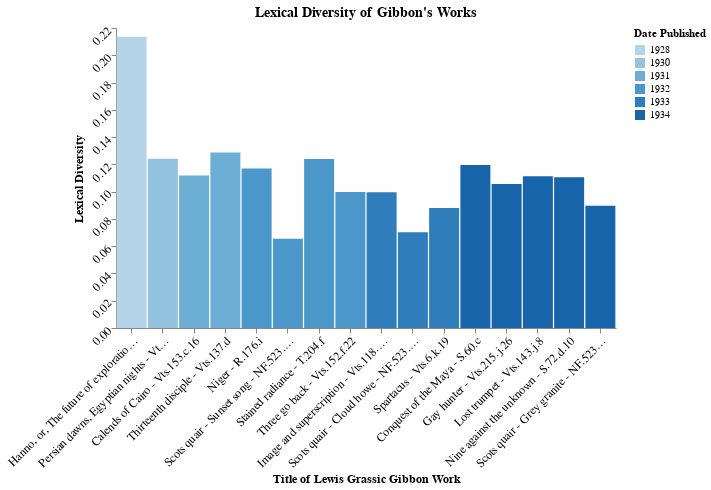

Source (notebook cell):
### Markdown cell above
Then we can recreate the bar chart with the bars (books) sorted by year of publication:

### Code cell
sorted_titles = list(df_pub['title'])
sorted_lexdiv = list(df_pub['lexicaldiversity'])
sorted_published = list(df_pub['published'])
source = pd.DataFrame({
    'Title': sorted_titles,
    'Lexdiv': sorted_lexdiv,
    'Published': sorted_published
})

alt.Chart(source, title="Lexical Diversity of Gibbon's Works").mark_bar(size=30).encode(
    alt.X('Title', axis=alt.Axis(title='Title of Lewis Grassic Gibbon Work'), type='nominal', sort=None),  # If sort unspecified, chart will sort x-axis values alphabetically
    alt.Y('Lexdiv', axis=alt.Axis(title='Lexical Diversity')),
    alt.Order(
      # Sort the segments of the bars by this field
      'Lexdiv',
      sort='descending'
    ),
    color=alt.Color('Published:O', legend = alt.Legend(title='Date Published')),
    tooltip='Title:N'
).configure_axis(
    grid=False,
    labelFontSize=12,
    titleFontSize=12,
    labelAngle=-45
).configure_title(
    fontSize=14,
).configure_view(
    strokeWidth=0
).properties(
    width=500
)

### Figure 1 — Vega-Lite specification as saved in the notebook (floating-point values rounded to 4 significant figures)
{"config": {"view": {"continuousWidth": 400, "continuousHeight": 300, "strokeWidth": 0}, "axis": {"grid": false, "labelAngle": -45, "labelFontSize": 12, "titleFontSize": 12}, "title": {"fontSize": 14}}, "data": {"name": "data-c9301429cd71fc4a45dbaf4e679e65cf"}, "mark": {"type": "bar", "size": 30}, "encoding": {"color": {"type": "ordinal", "field": "Published", "legend": {"title": "Date Published"}}, "order": {"type": "quantitative", "field": "Lexdiv", "sort": "descending"}, "tooltip": {"type": "nominal", "field": "Title"}, "x": {"type": "nominal", "axis": {"title": "Title of Lewis Grassic Gibbon Work"}, "field": "Title", "sort": null}, "y": {"type": "quantitative", "axis": {"title": "Lexical Diversity"}, "field": "Lexdiv"}}, "title": "Lexical Diversity of Gibbon's Works", "width": 500, "$schema": "https://vega.github.io/schema/vega-lite/v4.8.1.json", "datasets": {"data-c9301429cd71fc4a45dbaf4e679e65cf": [{"Title": "Hanno, or, The future of exploration - S.114.j.21", "Lexdiv": 0.2136, "Published": 1928}, {"Title": "Persian dawns, Egyptian nights - Vts.148.d.8", "Lexdiv": 0.1241, "Published": 1930}, {"Title": "Calends of Cairo - Vts.153.c.16", "Lexdiv": 0.1118, "Published": 1931}, {"Title": "Thirteenth disciple - Vts.137.d", "Lexdiv": 0.1287, "Published": 1931}, {"Title": "Niger - R.176.i", "Lexdiv": 0.1169, "Published": 1932}, {"Title": "Scots quair - Sunset song - NF.523.b.29", "Lexdiv": 0.06539, "Published": 1932}, {"Title": "Stained radiance - T.204.f", "Lexdiv": 0.1239, "Published": 1932}, {"Title": "Three go back - Vts.152.f.22", "Lexdiv": 0.09982, "Published": 1932}, {"Title": "Image and superscription - Vts.118.l.16", "Lexdiv": 0.09952, "Published": 1933}, {"Title": "Scots quair - Cloud howe - NF.523.b.30", "Lexdiv": 0.07021, "Published": 1933}, {"Title": "Spartacus - Vts.6.k.19 ", "Lexdiv": 0.08796, "Published": 1933}, {"Title": "Conquest of the Maya - S.60.c", "Lexdiv": 0.1195, "Published": 1934}, {"Title": "Gay hunter - Vts.215.j.26", "Lexdiv": 0.1056, "Published": 1934}, {"Title": "Lost trumpet - Vts.143.j.8", "Lexdiv": 0.1113, "Published": 1934}, {"Title": "Nine against the unknown - S.72.d.10", "Lexdiv": 0.1105, "Published": 1934}, {"Title": "Scots quair - Grey granite - NF.523.b.31", "Lexdiv": 0.08961, "Published": 1934}]}}
